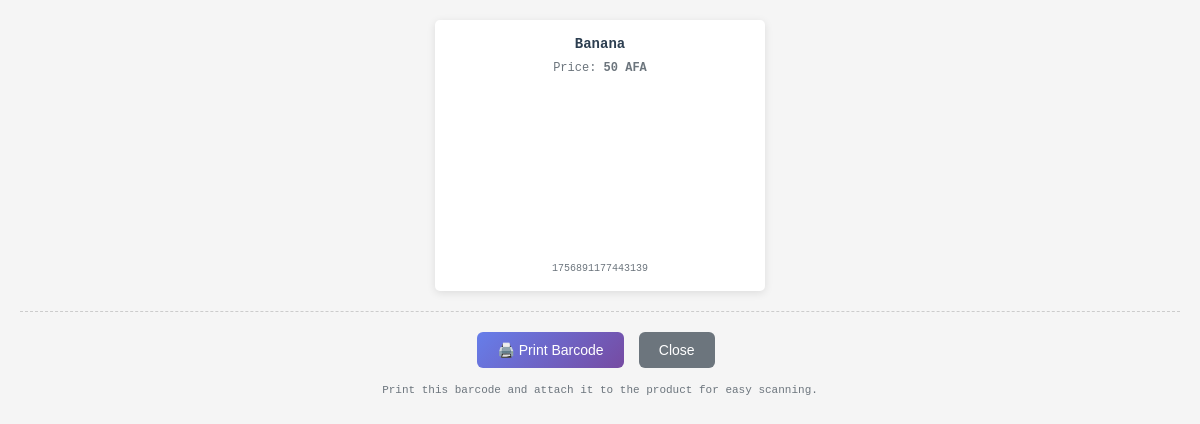
Before: /print_barcode/3 (signed in) with the older database file.
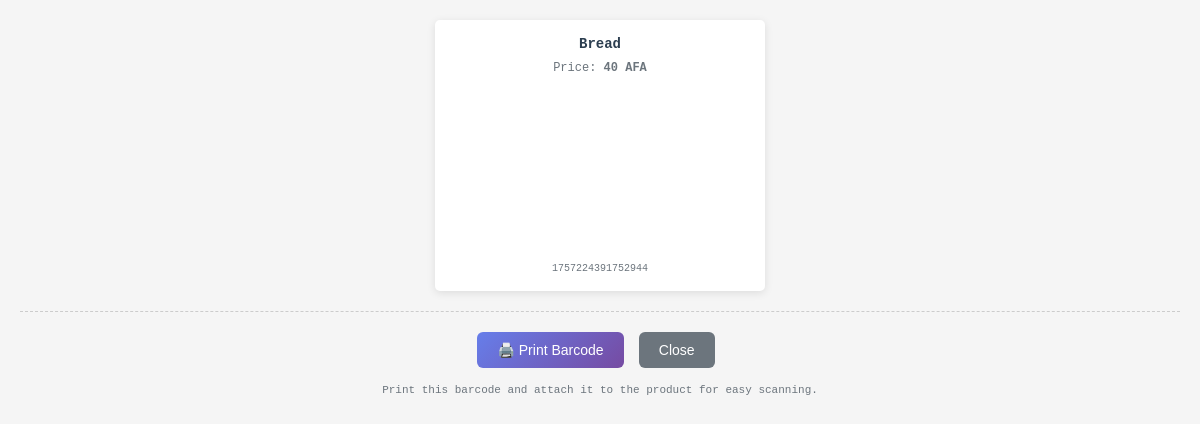
After: the same page with the newer database file.
### app.py (models this page shows, shortened)
class Item(db.Model):
    id = db.Column(db.Integer, primary_key=True)
    name = db.Column(db.String(100), nullable=False)
    buying_price = db.Column(db.Float, nullable=False)
    selling_price = db.Column(db.Float, nullable=False)
    quantity = db.Column(db.Integer, nullable=False)
    barcode = db.Column(db.String(50), unique=True, nullable=False)
    sold_quantity = db.Column(db.Integer, default=0)
    category_id = db.Column(db.Integer, db.ForeignKey('category.id'), nullable=True)
    expiry_date = db.Column(db.Date, nullable=True)
    created_at = db.Column(db.DateTime, default=lambda: datetime.now(timezone.utc))

### app.py (the view)
@app.route('/print_barcode/<int:item_id>')
@login_required
def print_barcode(item_id):
    if not has_permission(current_user, 'view_inventory'):
        flash('Access denied. You do not have permission to view inventory.', 'error')
        return redirect(url_for('inventory'))
    item = Item.query.get_or_404(item_id)
    return render_template('barcode_print.html', item=item)

### app.py (called while the page is built)
def has_permission(user, permission):
    if not user or not user.is_authenticated:
        return False
    user_permissions = ROLE_PERMISSIONS.get(user.role, [])
    return permission in user_permissions

@login_manager.user_loader
def load_user(user_id):
    return db.session.get(User, int(user_id))

### templates/barcode_print.html (shortened to what this page needs)
<!DOCTYPE html>
<html lang="en">
<head>
</head>
<body>
<div class="barcode-container">
    <div class="item-info">
        <h2 class="item-name">{{ item.name }}</h2>
        <p class="item-price">Price: <strong>{{ "{:,.0f}".format(item.selling_price) }} AFA</strong></p>
    </div>
    <div class="barcode-display">
        <svg id="barcode" style="max-width: 100%; height: auto;"></svg>
    </div>
    <div class="barcode-number">
        {{ item.barcode }}
    </div>
</div>
<div class="print-button">
    <button onclick="window.print()">🖨️ Print Barcode</button>
    <button onclick="window.close()" class="close-button">Close</button>
</div>
<div class="instructions">
    <p>Print this barcode and attach it to the product for easy scanning.</p>
</div>
</body>
</html>

Changed rows visible on the page:
changed Item: name "Banana" → "Bread"; selling_price "50" → "40"; barcode "1756891177443139" → "1757224391752944"
